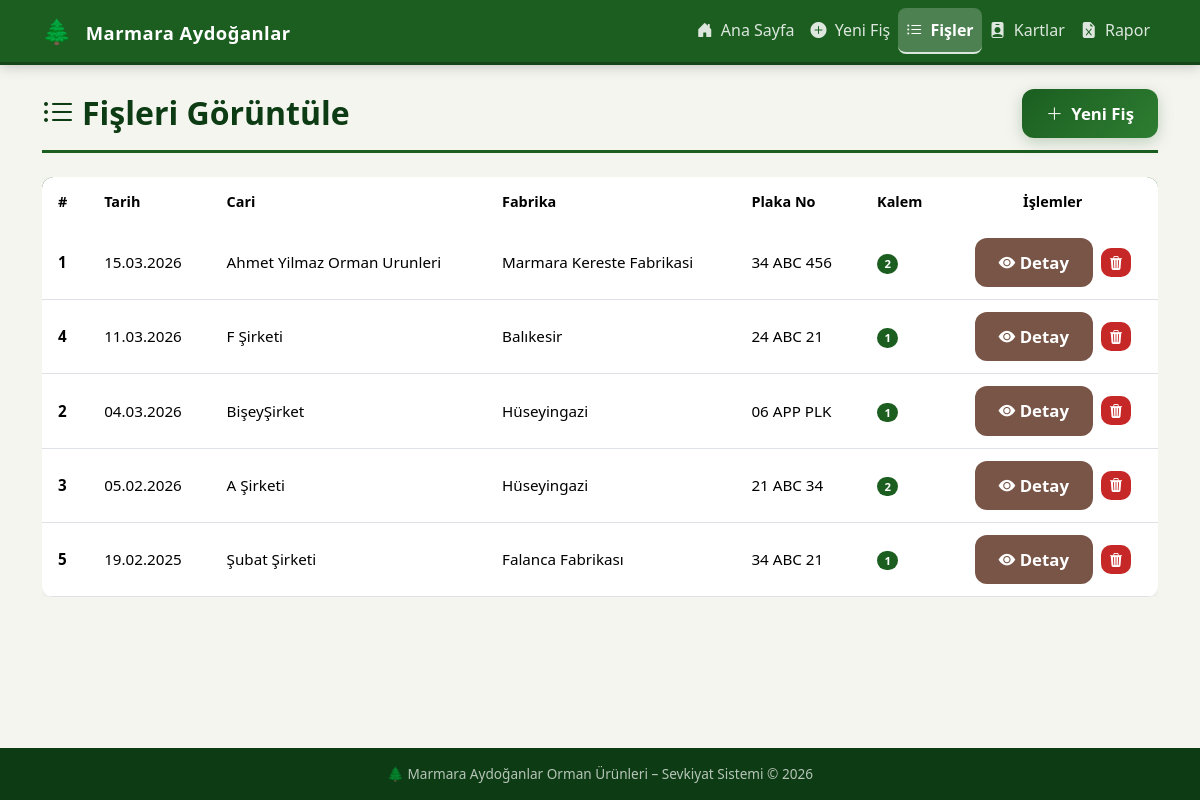
Screenshot of /fisleri_goruntule with the database file from the repository.
### app.py (models this page shows, shortened)
class Fis(db.Model):
    __tablename__ = "fis"
    id = db.Column(db.Integer, primary_key=True)
    tarih = db.Column(db.Date, nullable=False, default=date.today)
    sevk_eden_cari = db.Column(db.String(200), nullable=False)
    sevk_yeri_fabrika = db.Column(db.String(200), nullable=False)
    sevk_yeri_fis_no = db.Column(db.String(100), nullable=False)
    plaka_no = db.Column(db.String(50), nullable=False)
    detaylar = db.relationship(
        "FisDetayi", backref="fis", lazy=True, cascade="all, delete-orphan"
    )

### app.py (the view)
@app.route("/fisleri_goruntule")
def fisleri_goruntule():
    fisler = Fis.query.order_by(Fis.tarih.desc()).all()
    return render_template("fisleri_goruntule.html", fisler=fisler)

### templates/fisleri_goruntule.html (shortened to what this page needs)
{% extends "base.html" %}
{% block content %}
<div class="page-header d-flex justify-content-between align-items-center flex-wrap gap-2">
    <h2><i class="bi bi-list-ul me-2"></i>Fişleri Görüntüle</h2>
    <a href="{{ url_for('yeni_fis_formu') }}" class="btn btn-ma-primary">
        <i class="bi bi-plus-lg me-1"></i> Yeni Fiş
    </a>
</div>
{% if fisler %}
<div class="table-responsive d-none d-md-block">
    <table class="table table-ma table-hover mb-0">
        <thead>
            <tr>
                <th>#</th>
                <th>Tarih</th>
                <th>Cari</th>
                <th>Fabrika</th>
                <th>Plaka No</th>
                <th>Kalem</th>
                <th class="text-center">İşlemler</th>
            </tr>
        </thead>
        <tbody>
            {% for fis in fisler %}
            <tr>
                <td><strong>{{ fis.id }}</strong></td>
                <td>{{ fis.tarih.strftime('%d.%m.%Y') }}</td>
                <td>{{ fis.sevk_eden_cari }}</td>
                <td>{{ fis.sevk_yeri_fabrika }}</td>
                <td>{{ fis.plaka_no }}</td>
                <td>
                    <span class="badge rounded-pill" style="background:var(--ma-primary);">
                        {{ fis.detaylar | length }}
                    </span>
                </td>
                <td class="text-center">
                    <a href="{{ url_for('fis_detay', fis_id=fis.id) }}" class="btn btn-sm btn-ma-accent me-1">
                        <i class="bi bi-eye-fill"></i> Detay
                    </a>
                    <button type="button"
                            class="btn btn-sm btn-ma-danger"
                            data-bs-toggle="modal"
                            data-bs-target="#silModal"
                            data-sil-url="{{ url_for('fis_sil', fis_id=fis.id) }}"
                            data-fis-id="{{ fis.id }}">
                        <i class="bi bi-trash3-fill"></i>
                    </button>
                </td>
            </tr>
            {% endfor %}
        </tbody>
    </table>
</div>
{% endif %}
{% endblock %}

### templates/base.html (shortened to what this page needs)
<!DOCTYPE html>
<html lang="tr">
<head>
    <link href="https://cdn.jsdelivr.net/npm/bootstrap@5.3.3/dist/css/bootstrap.min.css" rel="stylesheet">
    <link href="https://cdn.jsdelivr.net/npm/bootstrap-icons@1.11.3/font/bootstrap-icons.min.css" rel="stylesheet">
    <link href="{{ url_for('static', filename='style.css') }}" rel="stylesheet">
</head>
<body class="d-flex flex-column min-vh-100">
    <nav class="navbar navbar-expand-lg navbar-dark navbar-custom sticky-top">
        <div class="container">
            <a class="navbar-brand navbar-brand-custom" href="{{ url_for('index') }}">
                <span class="brand-icon">🌲</span>
                Marmara Aydoğanlar
            </a>
            <div class="collapse navbar-collapse" id="navbarNav">
                <ul class="navbar-nav ms-auto">
                    <li class="nav-item">
                        <a class="nav-link" data-ep="index" href="{{ url_for('index') }}">
                            <i class="bi bi-house-door-fill me-1"></i> Ana Sayfa
                        </a>
                    </li>
                    <li class="nav-item">
                        <a class="nav-link" data-ep="yeni_fis_formu" href="{{ url_for('yeni_fis_formu') }}">
                            <i class="bi bi-plus-circle-fill me-1"></i> Yeni Fiş
                        </a>
                    </li>
                    <li class="nav-item">
                        <a class="nav-link" data-ep="fisleri_goruntule" href="{{ url_for('fisleri_goruntule') }}">
                            <i class="bi bi-list-ul me-1"></i> Fişler
                        </a>
                    </li>
                    <li class="nav-item">
                        <a class="nav-link" data-ep="kartlar" href="{{ url_for('kartlar') }}">
                            <i class="bi bi-person-badge-fill me-1"></i> Kartlar
                        </a>
                    </li>
                    <li class="nav-item">
                        <a class="nav-link" data-ep="raporlar" href="{{ url_for('raporlar') }}">
                            <i class="bi bi-file-earmark-excel-fill me-1"></i> Rapor
                        </a>
                    </li>
                </ul>
            </div>
        </div>
    </nav>
    <main class="container py-4 flex-grow-1">
        {% block content %}{% endblock %}
    </main>
    <footer class="footer-custom text-center">
        <div class="container">
            🌲 Marmara Aydoğanlar Orman Ürünleri – Sevkiyat Sistemi &copy; 2026
        </div>
    </footer>
</body>
</html>

### static/style.css (style rules this page uses)
:root { --ma-primary: #1b5e20; --ma-primary-light: #2e7d32; --ma-primary-dark: #0d3b13; --ma-accent: #795548; --ma-accent-light: #a1887f; --ma-bg: #f5f5f0; --ma-card-bg: #ffffff; --ma-text: #263238; --ma-text-muted: #607d8b; --ma-border: #e0e0e0; --ma-success: #2e7d32; --ma-danger: #c62828; --ma-warning: #f57f17; --ma-gradient: linear-gradient(135deg, var(--ma-primary) 0%, var(--ma-primary-light) 100%); --ma-gradient: linear-gradient(135deg, #1b5e20 0%, #2e7d32 100%); --ma-shadow-sm: 0 2px 8px rgba(0,0,0,0.05); --ma-shadow-md: 0 4px 20px rgba(0,0,0,0.08); --ma-shadow-lg: 0 10px 30px rgba(27, 94, 32, 0.15); --ma-transition: all 0.3s cubic-bezier(0.4, 0, 0.2, 1); }
* { box-sizing: border-box; }
body { font-family: 'Segoe UI', Tahoma, Geneva, Verdana, sans-serif; background-color: var(--ma-bg); color: var(--ma-text); min-height: 100vh; }
.navbar-brand-custom { font-weight: 700; font-size: 1.15rem; letter-spacing: 0.5px; }
.navbar-brand-custom .brand-icon { font-size: 1.5rem; margin-right: 8px; }
.navbar-custom { background: #1b5e20 !important; box-shadow: 0 2px 12px rgba(0, 0, 0, 0.2); border-bottom: 3px solid #144618; }
.navbar-custom .nav-link { color: rgba(255, 255, 255, 0.85) !important; font-weight: 500; padding: 0.6rem 1rem; border-radius: 8px; transition: var(--ma-transition); }
.navbar-custom .nav-link.active { color: #fff !important; background: rgba(255, 255, 255, 0.22); border-bottom: 2px solid rgba(255, 255, 255, 0.8); font-weight: 700; }
.page-header { margin-bottom: 1.5rem; padding-bottom: 0.75rem; border-bottom: 3px solid var(--ma-primary); }
.page-header h2 { font-weight: 700; color: var(--ma-primary-dark); margin-bottom: 0; }
.btn-ma-primary { background: var(--ma-gradient); color: #fff; border: none; border-radius: 12px; font-weight: 600; padding: 0.75rem 1.5rem; font-size: 1.05rem; transition: all 0.22s ease; box-shadow: 0 4px 15px rgba(27, 94, 32, 0.25); }
.btn-ma-accent { background: var(--ma-accent); color: #fff; border: none; border-radius: 12px; font-weight: 600; padding: 0.75rem 1.5rem; font-size: 1.05rem; transition: all 0.2s ease; }
.btn-ma-danger { background: var(--ma-danger); color: #fff; border: none; border-radius: 10px; font-weight: 600; transition: all 0.2s ease; }
.table-ma { border-radius: 12px; overflow: hidden; box-shadow: 0 2px 12px rgba(0, 0, 0, 0.05); }
.table-ma thead { background: var(--ma-gradient); color: #fff; }
.table-ma thead th { font-weight: 600; font-size: 0.9rem; padding: 0.85rem 1rem; border: none; white-space: nowrap; }
.table-ma tbody td { padding: 0.75rem 1rem; vertical-align: middle; font-size: 0.95rem; }
.table-ma tbody tr { transition: background 0.15s; }
.footer-custom { background: var(--ma-primary-dark); color: rgba(255, 255, 255, 0.7); font-size: 0.85rem; padding: 1rem 0; }

### rows the page displays
Fis: id "1", tarih "15.03.2026", sevk_eden_cari "Ahmet Yilmaz Orman Urunleri", sevk_yeri_fabrika "Marmara Kereste Fabrikasi", plaka_no "34 ABC 456", detaylar|length "2"
Fis: id "4", tarih "11.03.2026", sevk_eden_cari "F Şirketi", sevk_yeri_fabrika "Balıkesir", plaka_no "24 ABC 21", detaylar|length "1"
Fis: id "2", tarih "04.03.2026", sevk_eden_cari "BişeyŞirket", sevk_yeri_fabrika "Hüseyingazi", plaka_no "06 APP PLK", detaylar|length "1"
Fis: id "3", tarih "05.02.2026", sevk_eden_cari "A Şirketi", sevk_yeri_fabrika "Hüseyingazi", plaka_no "21 ABC 34", detaylar|length "2"
Fis: id "5", tarih "19.02.2025", sevk_eden_cari "Şubat Şirketi", sevk_yeri_fabrika "Falanca Fabrikası", plaka_no "34 ABC 21", detaylar|length "1"
